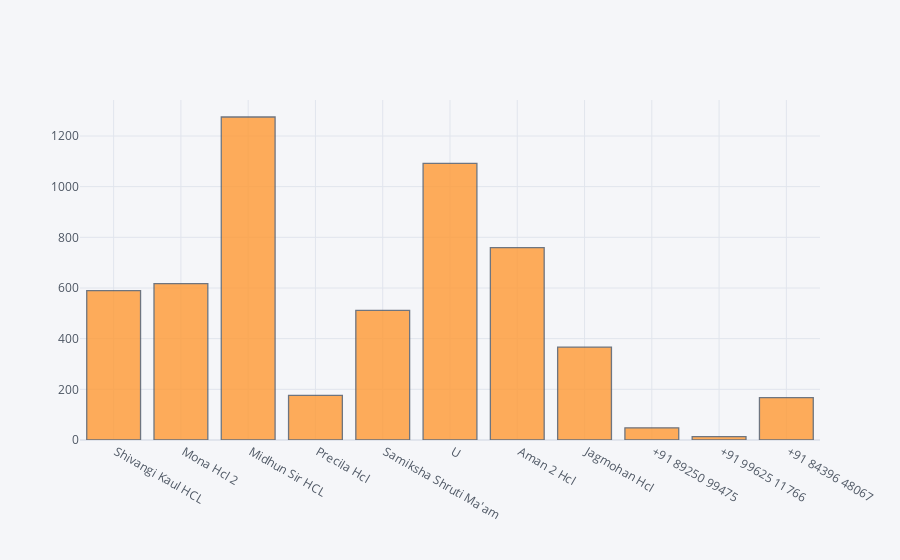

Source (notebook cell):
### Code cell
df['Contact'].iplot(kind='hist')

### Figure 1 — Plotly figure (JSON) as saved in the notebook; plotly's stock layout.template omitted (floating-point values rounded to 4 significant figures; data arrays with more than 128 entries replaced by an {"elided": "..."} marker saying what was removed)
{"data": [{"histfunc": "count", "histnorm": "", "marker": {"color": "rgba(255, 153, 51, 1.0)", "line": {"color": "#4D5663", "width": 1.3}}, "name": "Contact", "opacity": 0.8, "orientation": "v", "type": "histogram", "x": {"elided": "5616 str values"}}], "layout": {"barmode": "overlay", "legend": {"bgcolor": "#F5F6F9", "font": {"color": "#4D5663"}}, "paper_bgcolor": "#F5F6F9", "plot_bgcolor": "#F5F6F9", "title": {"font": {"color": "#4D5663"}}, "xaxis": {"gridcolor": "#E1E5ED", "showgrid": true, "tickfont": {"color": "#4D5663"}, "title": {"font": {"color": "#4D5663"}, "text": ""}, "zerolinecolor": "#E1E5ED"}, "yaxis": {"gridcolor": "#E1E5ED", "showgrid": true, "tickfont": {"color": "#4D5663"}, "title": {"font": {"color": "#4D5663"}, "text": ""}, "zerolinecolor": "#E1E5ED"}}}
